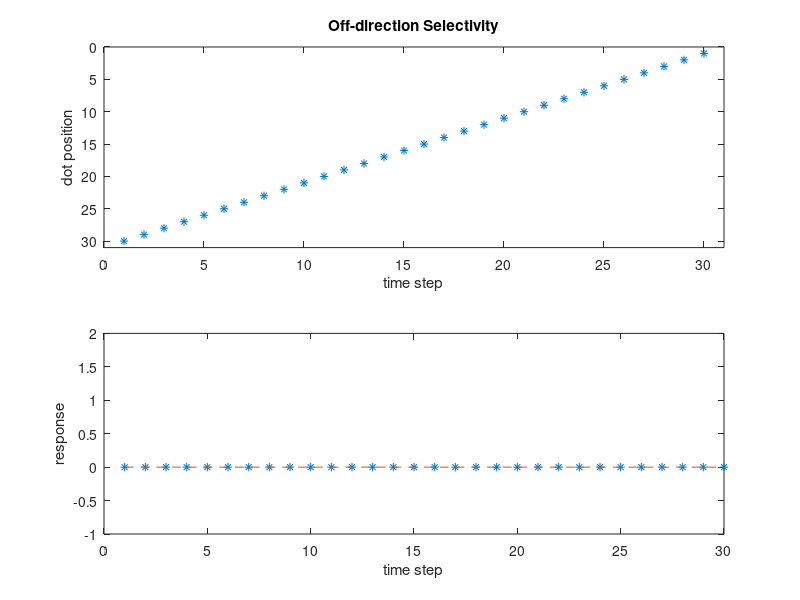

Source code (MATLAB):
% directionSelectivity.m
% this script implements a simple direction selective network

dirFlag=0; % set direction flag (1 for on, 0 for off)
nEx=30; % enter the number of excitatory input units

% make the connectivity matrices
VX=[zeros(nEx-1,1) eye(nEx-1)]; % connections to xin from xex
V=[eye(nEx-1) zeros(nEx-1,1) -eye(nEx-1)]; % to y from all x
U=ones(1,nEx-1); % connections to z from y

% make input pattern matrix
if dirFlag==1, % for "on" pattern
    InPat=eye(nEx); % the identity matrix
elseif dirFlag==0, % for "off" pattern
    InPat=fliplr(eye(nEx)); % the flipped identity matrix
end % end input pattern conditional

% find the output
xex=zeros(nEx,1); % define excitatory input vector
xin=zeros(nEx-1,1); % define inhibitory input vector
y=zeros(nEx-1,1); % define y unit vector
z=zeros(nEx,1); % define z unit vector
for t=1:nEx, % for each time step
    xex=InPat(:,t); % set the excitatory input vector
    x=[xex; xin]; % compose the whole input vector
    q=V*x; % find the net input to the y units
    y=q>0; % binarize q to find y with a threshold of zero
    z(t)=U*y; % find the response of the z unit
    xin=VX*xex; % update the inhibitory input vector
end % end output loop



% decide title
if dirFlag==1,
    DIRtitle=('On-direction Selectivity');
elseif dirFlag==0,
    DIRtitle=('Off-direction Selectivity');
end

% generate baseline
ts=(1:nEx)';
bl=zeros(nEx,1);

% plot output
figure(1)
clf
subplot(211)
spy(InPat)
axis normal
xlabel('time step')
ylabel('dot position')
title(DIRtitle)
subplot(212)
plot(ts,z,'*',ts,bl,'--')
axis([0 nEx -1 2])
xlabel('time step')
ylabel('response')

return

figure(2)
inOn=eye(nEx);
inOff=fliplr(inOn);
zOff=zeros(nEx,1);
zOn=ones(nEx,1);
zOn(nEx)=0;
clf

subplot(411)
spy(inOff,15,'k')
axis normal
axis([0 nEx -1 31])
xlabel('')
ylabel('light','fontsize',14)
text(0.5,5,'A','fontsize',14)
set(gca,'fontsize',14)
set(gca,'linewidth',2)

subplot(412)
plot(ts,zOff,'k*',ts,bl,'k--','linewidth',2)
axis([0 nEx -0.5 1.5])
set(gca,'ytick',[0 1])
ylabel('response','fontsize',14)
text(0.5,1.1,'B','fontsize',14)
set(gca,'fontsize',14)
set(gca,'linewidth',2)

subplot(413)
spy(inOn,15,'k')
axis normal
axis([0 nEx -1 31])
xlabel('')
ylabel('light','fontsize',14)
text(0.5,10,'C','fontsize',14)
set(gca,'fontsize',14)
set(gca,'linewidth',2)

subplot(414)
plot(ts,zOn,'k*',ts,bl,'k--','linewidth',2)
axis([0 nEx -0.5 1.5])
set(gca,'ytick',[0 1])
xlabel('time step','fontsize',14)
ylabel('response','fontsize',14)
text(0.5,0.5,'D','fontsize',14)
set(gca,'fontsize',14)
set(gca,'linewidth',2)







